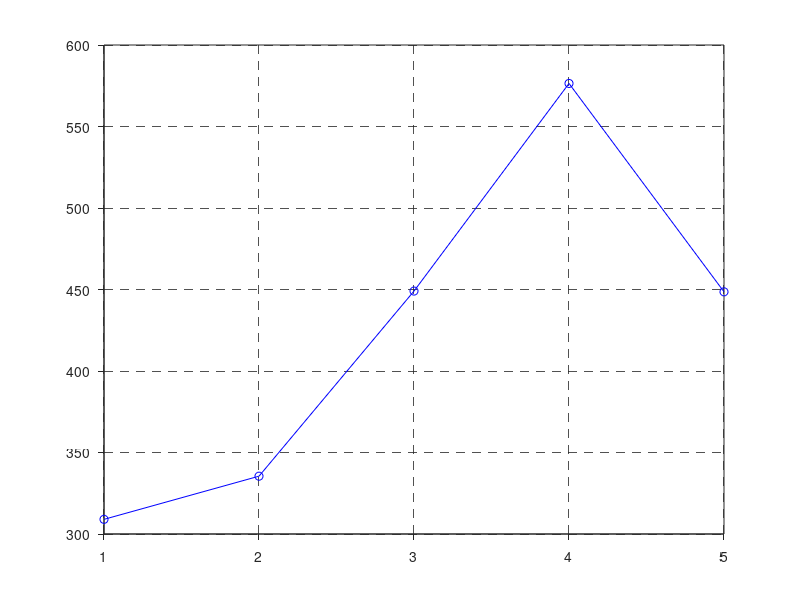

Reproduce this figure in MATLAB. (Note: this script raises an error after producing the figure.)
%%%% Plots stresses for static and dynamic %%%%
% Stress_loc1 = [Stress_span1_flapwise_skin_nm, Stress_span1_flapwise_spar_nm, Stress_span1_edgewise_skin_nm, Stress_span1_edgewise_te_reinf_nm];
% Stress_loc2 = [Stress_span2_flapwise_skin_nm, Stress_span2_flapwise_spar_nm, Stress_span2_edgewise_skin_nm, Stress_span2_edgewise_te_reinf_nm];
% Stress_loc3 = [Stress_span3_flapwise_skin_nm, Stress_span3_flapwise_spar_nm, Stress_span3_edgewise_skin_nm, Stress_span3_edgewise_te_reinf_nm];
% Stress_loc4 = [Stress_span4_flapwise_skin_nm, Stress_span4_flapwise_spar_nm, Stress_span4_edgewise_skin_nm, Stress_span4_edgewise_te_reinf_nm];
% Stress_loc5 = [Stress_span5_flapwise_skin_nm, Stress_span5_flapwise_spar_nm, Stress_span5_edgewise_skin_nm, Stress_span5_edgewise_te_reinf_nm];

%% plot for spar caps
load('Ultimate_Results_dynamic_opt.mat');
%stress_sparcap = [Stress_root; Stress_span(:,2)];
stress_sparcap = Stress_span(:,2);
plot(stress_sparcap, 'b'); hold on;
plot(stress_sparcap, 'bo');
grid on
    a = gca;
    % set box property to off and remove background color
    set(a,'box','off','color','none')
    % create new, empty axes with box but without ticks
    b = axes('Position',get(a,'Position'),'box','on','xtick',[],'ytick',[]);
    % set original axes as active
    axes(a)
    % link axes in case of zooming
    linkaxes([a b])
set(gca,'GridLineStyle','--')
set(gca,'GridAlpha',0.8)
set(gca,'TickDir','out');

axesH = gca;
axesH.XAxis.TickLabelInterpreter = 'latex';
axesH.XAxis.TickLabelFormat      = '\\textbf{%g}';
axesH.YAxis.TickLabelInterpreter = 'latex';
axesH.YAxis.TickLabelFormat      = '\\textbf{%g}';

xticks([1 2 3 4 5])
xticklabels({'\textbf{0.15}','\textbf{0.3}', '\textbf{0.5}','\textbf{0.75}', '\textbf{0.9}'})
xlim([0 6]);
ylim([250 650]);
ylabel('\textbf{$\sigma_{flap}$ in UD-C (MPa)}','Interpreter','latex');
xlabel('\textbf{Normalized blade radius (-)}','Interpreter','latex');

%% plot for TE REinf
load('Ultimate_Results_dynamic_opt.mat');
%stress_sparcap = [Stress_root; Stress_span(:,2)];
stress_tereinf = Stress_span(:,4);
plot(stress_tereinf, 'r'); hold on;
plot(stress_tereinf, 'ro');
grid on
    a = gca;
    % set box property to off and remove background color
    set(a,'box','off','color','none')
    % create new, empty axes with box but without ticks
    b = axes('Position',get(a,'Position'),'box','on','xtick',[],'ytick',[]);
    % set original axes as active
    axes(a)
    % link axes in case of zooming
    linkaxes([a b])
set(gca,'GridLineStyle','--')
set(gca,'GridAlpha',0.8)
set(gca,'TickDir','out');
axesH = gca;
axesH.XAxis.TickLabelInterpreter = 'latex';
axesH.XAxis.TickLabelFormat      = '\\textbf{%g}';
axesH.YAxis.TickLabelInterpreter = 'latex';
axesH.YAxis.TickLabelFormat      = '\\textbf{%g}';

xticks([1 2 3 4 5])
xticklabels({'\textbf{0.15}','\textbf{0.3}', '\textbf{0.5}','\textbf{0.75}', '\textbf{0.9}'})
xlim([0 6]);
ylim([0 120]);
ylabel('\textbf{$\sigma_{edge}$ in UD-G (MPa)}','Interpreter','latex');
xlabel('\textbf{Normalized blade radius (-)}','Interpreter','latex');
 
%% plot for  Skin
load('Ultimate_Results_dynamic_opt.mat');
%stress_sparcap = [Stress_root; Stress_span(:,2)];
stress_edgeskin = [Stress_root;Stress_span(:,3)]; 
stress_flapskin = [Stress_root;Stress_span(:,1)];
plot(stress_flapskin, 'b'); hold on;
plot(stress_edgeskin, 'r'); hold on;
plot(stress_edgeskin, 'ro');
plot(stress_flapskin, 'bo');



grid on
    a = gca;
    % set box property to off and remove background color
    set(a,'box','off','color','none')
    % create new, empty axes with box but without ticks
    b = axes('Position',get(a,'Position'),'box','on','xtick',[],'ytick',[]);
    % set original axes as active
    axes(a)
    % link axes in case of zooming
    linkaxes([a b])
set(gca,'GridLineStyle','--')
set(gca,'GridAlpha',0.8)
set(gca,'TickDir','out');
axesH = gca;
axesH.XAxis.TickLabelInterpreter = 'latex';
axesH.XAxis.TickLabelFormat      = '\\textbf{%g}';
axesH.YAxis.TickLabelInterpreter = 'latex';
axesH.YAxis.TickLabelFormat      = '\\textbf{%g}';

xticks([1 2 3 4 5 6])
xticklabels({'\textbf{0}','\textbf{0.15}','\textbf{0.3}', '\textbf{0.5}','\textbf{0.75}', '\textbf{0.9}'})
xlim([0.8 6.5]);
ylim([0 120]);
ylabel('\textbf{Stresses in SNL-Triax (MPa)}','Interpreter','latex');
xlabel('\textbf{Normalized blade radius (-)}','Interpreter','latex');
legend('\textbf{$\sigma_{flap}$}','\textbf{$\sigma_{edge}$}', 'Interpreter','latex');
 